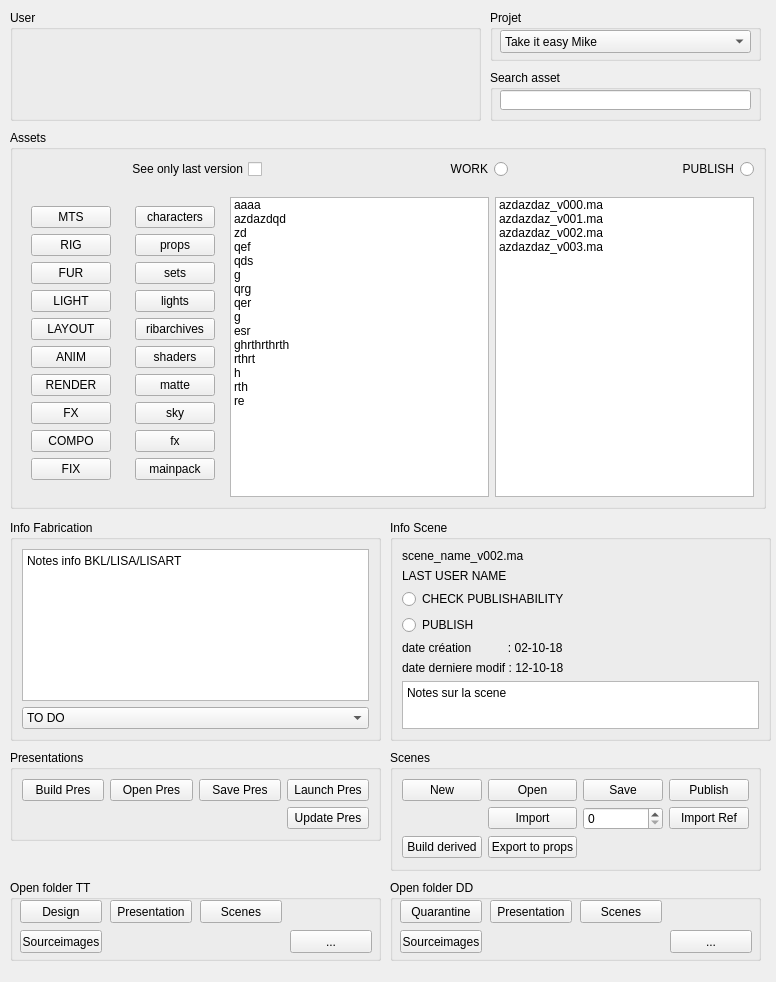
<?xml version="1.0" encoding="UTF-8"?>
<ui version="4.0">
 <class>Form</class>
 <widget class="QWidget" name="Form">
  <property name="geometry">
   <rect>
    <x>0</x>
    <y>0</y>
    <width>776</width>
    <height>982</height>
   </rect>
  </property>
  <property name="windowTitle">
   <string>Form</string>
  </property>
  <widget class="QGroupBox" name="groupBox">
   <property name="geometry">
    <rect>
     <x>10</x>
     <y>10</y>
     <width>471</width>
     <height>111</height>
    </rect>
   </property>
   <property name="title">
    <string>User</string>
   </property>
  </widget>
  <widget class="QGroupBox" name="groupBox_2">
   <property name="geometry">
    <rect>
     <x>490</x>
     <y>10</y>
     <width>271</width>
     <height>51</height>
    </rect>
   </property>
   <property name="title">
    <string>Projet</string>
   </property>
   <widget class="QComboBox" name="cb_history">
    <property name="geometry">
     <rect>
      <x>10</x>
      <y>20</y>
      <width>251</width>
      <height>23</height>
     </rect>
    </property>
    <property name="minimumSize">
     <size>
      <width>0</width>
      <height>23</height>
     </size>
    </property>
    <property name="toolTip">
     <string>Historique</string>
    </property>
    <item>
     <property name="text">
      <string>Take it easy Mike</string>
     </property>
    </item>
   </widget>
  </widget>
  <widget class="QGroupBox" name="groupBox_3">
   <property name="geometry">
    <rect>
     <x>10</x>
     <y>130</y>
     <width>756</width>
     <height>379</height>
    </rect>
   </property>
   <property name="title">
    <string>Assets</string>
   </property>
   <property name="checkable">
    <bool>false</bool>
   </property>
   <layout class="QVBoxLayout" name="verticalLayout_2">
    <property name="spacing">
     <number>0</number>
    </property>
    <property name="margin">
     <number>0</number>
    </property>
    <item>
     <widget class="QWidget" name="widget_4" native="true">
      <property name="layoutDirection">
       <enum>Qt::RightToLeft</enum>
      </property>
      <property name="autoFillBackground">
       <bool>false</bool>
      </property>
      <layout class="QHBoxLayout" name="horizontalLayout">
       <item>
        <widget class="QRadioButton" name="radioButton_4">
         <property name="text">
          <string>PUBLISH</string>
         </property>
        </widget>
       </item>
       <item>
        <widget class="QRadioButton" name="radioButton_3">
         <property name="text">
          <string>WORK</string>
         </property>
        </widget>
       </item>
       <item>
        <widget class="QCheckBox" name="checkBox">
         <property name="text">
          <string>See only last version</string>
         </property>
        </widget>
       </item>
      </layout>
     </widget>
    </item>
    <item>
     <widget class="QWidget" name="widget_3" native="true">
      <layout class="QHBoxLayout" name="horizontalLayout_2">
       <item>
        <widget class="QWidget" name="widget" native="true">
         <layout class="QVBoxLayout" name="verticalLayout_3">
          <item>
           <widget class="QPushButton" name="pushButton_33">
            <property name="text">
             <string>MTS</string>
            </property>
            <property name="checkable">
             <bool>true</bool>
            </property>
            <property name="autoExclusive">
             <bool>true</bool>
            </property>
           </widget>
          </item>
          <item>
           <widget class="QPushButton" name="pushButton_34">
            <property name="text">
             <string>RIG</string>
            </property>
            <property name="checkable">
             <bool>true</bool>
            </property>
            <property name="autoExclusive">
             <bool>true</bool>
            </property>
           </widget>
          </item>
          <item>
           <widget class="QPushButton" name="pushButton_35">
            <property name="text">
             <string>FUR</string>
            </property>
            <property name="checkable">
             <bool>true</bool>
            </property>
            <property name="autoExclusive">
             <bool>true</bool>
            </property>
           </widget>
          </item>
          <item>
           <widget class="QPushButton" name="pushButton_36">
            <property name="text">
             <string>LIGHT</string>
            </property>
            <property name="checkable">
             <bool>true</bool>
            </property>
            <property name="autoExclusive">
             <bool>true</bool>
            </property>
           </widget>
          </item>
          <item>
           <widget class="QPushButton" name="pushButton_37">
            <property name="text">
             <string>LAYOUT</string>
            </property>
            <property name="checkable">
             <bool>true</bool>
            </property>
            <property name="autoExclusive">
             <bool>true</bool>
            </property>
           </widget>
          </item>
          <item>
           <widget class="QPushButton" name="pushButton_38">
            <property name="text">
             <string>ANIM</string>
            </property>
            <property name="checkable">
             <bool>true</bool>
            </property>
            <property name="autoExclusive">
             <bool>true</bool>
            </property>
           </widget>
          </item>
          <item>
           <widget class="QPushButton" name="pushButton_39">
            <property name="text">
             <string>RENDER</string>
            </property>
            <property name="checkable">
             <bool>true</bool>
            </property>
            <property name="autoExclusive">
             <bool>true</bool>
            </property>
           </widget>
          </item>
          <item>
           <widget class="QPushButton" name="pushButton_40">
            <property name="text">
             <string>FX</string>
            </property>
            <property name="checkable">
             <bool>true</bool>
            </property>
            <property name="autoExclusive">
             <bool>true</bool>
            </property>
           </widget>
          </item>
          <item>
           <widget class="QPushButton" name="pushButton_41">
            <property name="text">
             <string>COMPO</string>
            </property>
            <property name="checkable">
             <bool>true</bool>
            </property>
            <property name="autoExclusive">
             <bool>true</bool>
            </property>
           </widget>
          </item>
          <item>
           <widget class="QPushButton" name="pushButton_43">
            <property name="text">
             <string>FIX</string>
            </property>
            <property name="checkable">
             <bool>true</bool>
            </property>
            <property name="autoExclusive">
             <bool>true</bool>
            </property>
           </widget>
          </item>
         </layout>
        </widget>
       </item>
       <item>
        <widget class="QWidget" name="widget_2" native="true">
         <layout class="QVBoxLayout" name="verticalLayout_4">
          <item>
           <widget class="QPushButton" name="pushButton_42">
            <property name="text">
             <string>characters</string>
            </property>
            <property name="checkable">
             <bool>true</bool>
            </property>
            <property name="autoExclusive">
             <bool>true</bool>
            </property>
           </widget>
          </item>
          <item>
           <widget class="QPushButton" name="pushButton_44">
            <property name="text">
             <string>props</string>
            </property>
            <property name="checkable">
             <bool>true</bool>
            </property>
            <property name="autoExclusive">
             <bool>true</bool>
            </property>
           </widget>
          </item>
          <item>
           <widget class="QPushButton" name="pushButton_45">
            <property name="text">
             <string>sets</string>
            </property>
            <property name="checkable">
             <bool>true</bool>
            </property>
            <property name="autoExclusive">
             <bool>true</bool>
            </property>
           </widget>
          </item>
          <item>
           <widget class="QPushButton" name="pushButton_46">
            <property name="text">
             <string>lights</string>
            </property>
            <property name="checkable">
             <bool>true</bool>
            </property>
            <property name="autoExclusive">
             <bool>true</bool>
            </property>
           </widget>
          </item>
          <item>
           <widget class="QPushButton" name="pushButton_47">
            <property name="text">
             <string>ribarchives</string>
            </property>
            <property name="checkable">
             <bool>true</bool>
            </property>
            <property name="autoExclusive">
             <bool>true</bool>
            </property>
           </widget>
          </item>
          <item>
           <widget class="QPushButton" name="pushButton_48">
            <property name="text">
             <string>shaders</string>
            </property>
            <property name="checkable">
             <bool>true</bool>
            </property>
            <property name="autoExclusive">
             <bool>true</bool>
            </property>
           </widget>
          </item>
          <item>
           <widget class="QPushButton" name="pushButton_49">
            <property name="text">
             <string>matte</string>
            </property>
            <property name="checkable">
             <bool>true</bool>
            </property>
            <property name="autoExclusive">
             <bool>true</bool>
            </property>
           </widget>
          </item>
          <item>
           <widget class="QPushButton" name="pushButton_50">
            <property name="text">
             <string>sky</string>
            </property>
            <property name="checkable">
             <bool>true</bool>
            </property>
            <property name="autoExclusive">
             <bool>true</bool>
            </property>
           </widget>
          </item>
          <item>
           <widget class="QPushButton" name="pushButton_51">
            <property name="text">
             <string>fx</string>
            </property>
            <property name="checkable">
             <bool>true</bool>
            </property>
            <property name="autoExclusive">
             <bool>true</bool>
            </property>
           </widget>
          </item>
          <item>
           <widget class="QPushButton" name="pushButton_52">
            <property name="text">
             <string>mainpack</string>
            </property>
            <property name="checkable">
             <bool>true</bool>
            </property>
            <property name="autoExclusive">
             <bool>true</bool>
            </property>
           </widget>
          </item>
         </layout>
        </widget>
       </item>
       <item>
        <widget class="QListWidget" name="listWidget">
         <item>
          <property name="text">
           <string>aaaa</string>
          </property>
         </item>
         <item>
          <property name="text">
           <string>azdazdqd</string>
          </property>
         </item>
         <item>
          <property name="text">
           <string>zd</string>
          </property>
         </item>
         <item>
          <property name="text">
           <string>qef</string>
          </property>
         </item>
         <item>
          <property name="text">
           <string>qds</string>
          </property>
         </item>
         <item>
          <property name="text">
           <string>g</string>
          </property>
         </item>
         <item>
          <property name="text">
           <string>qrg</string>
          </property>
         </item>
         <item>
          <property name="text">
           <string>qer</string>
          </property>
         </item>
         <item>
          <property name="text">
           <string>g</string>
          </property>
         </item>
         <item>
          <property name="text">
           <string>esr</string>
          </property>
         </item>
         <item>
          <property name="text">
           <string>ghrthrthrth</string>
          </property>
         </item>
         <item>
          <property name="text">
           <string>rthrt</string>
          </property>
         </item>
         <item>
          <property name="text">
           <string>h</string>
          </property>
         </item>
         <item>
          <property name="text">
           <string>rth</string>
          </property>
         </item>
         <item>
          <property name="text">
           <string>re</string>
          </property>
         </item>
        </widget>
       </item>
       <item>
        <widget class="QListWidget" name="listWidget_2">
         <item>
          <property name="text">
           <string>azdazdaz_v000.ma</string>
          </property>
         </item>
         <item>
          <property name="text">
           <string>azdazdaz_v001.ma</string>
          </property>
         </item>
         <item>
          <property name="text">
           <string>azdazdaz_v002.ma</string>
          </property>
         </item>
         <item>
          <property name="text">
           <string>azdazdaz_v003.ma</string>
          </property>
         </item>
        </widget>
       </item>
      </layout>
     </widget>
    </item>
   </layout>
  </widget>
  <widget class="QGroupBox" name="groupBox_4">
   <property name="geometry">
    <rect>
     <x>490</x>
     <y>70</y>
     <width>271</width>
     <height>51</height>
    </rect>
   </property>
   <property name="title">
    <string>Search asset</string>
   </property>
   <widget class="QLineEdit" name="lineEdit">
    <property name="geometry">
     <rect>
      <x>10</x>
      <y>20</y>
      <width>251</width>
      <height>20</height>
     </rect>
    </property>
   </widget>
  </widget>
  <widget class="QGroupBox" name="groupBox_5">
   <property name="geometry">
    <rect>
     <x>10</x>
     <y>750</y>
     <width>371</width>
     <height>91</height>
    </rect>
   </property>
   <property name="title">
    <string>Presentations</string>
   </property>
   <layout class="QGridLayout" name="gridLayout">
    <item row="0" column="0">
     <widget class="QPushButton" name="pushButton_6">
      <property name="text">
       <string>Build Pres</string>
      </property>
     </widget>
    </item>
    <item row="0" column="1">
     <widget class="QPushButton" name="pushButton_12">
      <property name="text">
       <string>Open Pres</string>
      </property>
     </widget>
    </item>
    <item row="0" column="2">
     <widget class="QPushButton" name="pushButton_13">
      <property name="text">
       <string>Save Pres</string>
      </property>
     </widget>
    </item>
    <item row="0" column="3">
     <widget class="QPushButton" name="pushButton_7">
      <property name="text">
       <string>Launch Pres</string>
      </property>
     </widget>
    </item>
    <item row="1" column="3">
     <widget class="QPushButton" name="pushButton_8">
      <property name="text">
       <string>Update Pres</string>
      </property>
     </widget>
    </item>
   </layout>
  </widget>
  <widget class="QGroupBox" name="groupBox_6">
   <property name="geometry">
    <rect>
     <x>390</x>
     <y>750</y>
     <width>371</width>
     <height>121</height>
    </rect>
   </property>
   <property name="title">
    <string>Scenes</string>
   </property>
   <layout class="QGridLayout" name="gridLayout_3">
    <item row="0" column="0">
     <widget class="QPushButton" name="pushButton_9">
      <property name="text">
       <string>New</string>
      </property>
     </widget>
    </item>
    <item row="0" column="1">
     <widget class="QPushButton" name="pushButton_3">
      <property name="text">
       <string>Open</string>
      </property>
     </widget>
    </item>
    <item row="0" column="2">
     <widget class="QPushButton" name="pushButton_4">
      <property name="text">
       <string>Save</string>
      </property>
     </widget>
    </item>
    <item row="0" column="3">
     <widget class="QPushButton" name="pushButton_5">
      <property name="text">
       <string>Publish</string>
      </property>
     </widget>
    </item>
    <item row="1" column="1">
     <widget class="QPushButton" name="pushButton_11">
      <property name="text">
       <string>Import</string>
      </property>
     </widget>
    </item>
    <item row="1" column="2">
     <widget class="QSpinBox" name="spinBox"/>
    </item>
    <item row="1" column="3">
     <widget class="QPushButton" name="pushButton_2">
      <property name="text">
       <string>Import Ref</string>
      </property>
     </widget>
    </item>
    <item row="2" column="0">
     <widget class="QPushButton" name="pushButton_10">
      <property name="text">
       <string>Build derived</string>
      </property>
     </widget>
    </item>
    <item row="2" column="1">
     <widget class="QPushButton" name="pushButton">
      <property name="text">
       <string>Export to props</string>
      </property>
     </widget>
    </item>
   </layout>
  </widget>
  <widget class="QGroupBox" name="groupBox_7">
   <property name="geometry">
    <rect>
     <x>10</x>
     <y>880</y>
     <width>371</width>
     <height>81</height>
    </rect>
   </property>
   <property name="title">
    <string>Open folder TT</string>
   </property>
   <widget class="QPushButton" name="pushButton_19">
    <property name="geometry">
     <rect>
      <x>10</x>
      <y>20</y>
      <width>82</width>
      <height>23</height>
     </rect>
    </property>
    <property name="text">
     <string>Design</string>
    </property>
   </widget>
   <widget class="QPushButton" name="pushButton_21">
    <property name="geometry">
     <rect>
      <x>100</x>
      <y>20</y>
      <width>82</width>
      <height>23</height>
     </rect>
    </property>
    <property name="text">
     <string>Presentation</string>
    </property>
   </widget>
   <widget class="QPushButton" name="pushButton_22">
    <property name="geometry">
     <rect>
      <x>190</x>
      <y>20</y>
      <width>82</width>
      <height>23</height>
     </rect>
    </property>
    <property name="text">
     <string>Scenes</string>
    </property>
   </widget>
   <widget class="QPushButton" name="pushButton_26">
    <property name="geometry">
     <rect>
      <x>280</x>
      <y>50</y>
      <width>82</width>
      <height>23</height>
     </rect>
    </property>
    <property name="text">
     <string>...</string>
    </property>
   </widget>
   <widget class="QPushButton" name="pushButton_27">
    <property name="geometry">
     <rect>
      <x>10</x>
      <y>50</y>
      <width>82</width>
      <height>23</height>
     </rect>
    </property>
    <property name="text">
     <string>Sourceimages</string>
    </property>
   </widget>
  </widget>
  <widget class="QGroupBox" name="groupBox_8">
   <property name="geometry">
    <rect>
     <x>390</x>
     <y>880</y>
     <width>371</width>
     <height>81</height>
    </rect>
   </property>
   <property name="title">
    <string>Open folder DD</string>
   </property>
   <widget class="QPushButton" name="pushButton_28">
    <property name="geometry">
     <rect>
      <x>100</x>
      <y>20</y>
      <width>82</width>
      <height>23</height>
     </rect>
    </property>
    <property name="text">
     <string>Presentation</string>
    </property>
   </widget>
   <widget class="QPushButton" name="pushButton_29">
    <property name="geometry">
     <rect>
      <x>190</x>
      <y>20</y>
      <width>82</width>
      <height>23</height>
     </rect>
    </property>
    <property name="text">
     <string>Scenes</string>
    </property>
   </widget>
   <widget class="QPushButton" name="pushButton_30">
    <property name="geometry">
     <rect>
      <x>280</x>
      <y>50</y>
      <width>82</width>
      <height>23</height>
     </rect>
    </property>
    <property name="text">
     <string>...</string>
    </property>
   </widget>
   <widget class="QPushButton" name="pushButton_31">
    <property name="geometry">
     <rect>
      <x>10</x>
      <y>50</y>
      <width>82</width>
      <height>23</height>
     </rect>
    </property>
    <property name="text">
     <string>Sourceimages</string>
    </property>
   </widget>
   <widget class="QPushButton" name="pushButton_32">
    <property name="geometry">
     <rect>
      <x>10</x>
      <y>20</y>
      <width>82</width>
      <height>23</height>
     </rect>
    </property>
    <property name="text">
     <string>Quarantine</string>
    </property>
   </widget>
  </widget>
  <widget class="QGroupBox" name="groupBox_9">
   <property name="geometry">
    <rect>
     <x>10</x>
     <y>520</y>
     <width>371</width>
     <height>221</height>
    </rect>
   </property>
   <property name="title">
    <string>Info Fabrication</string>
   </property>
   <layout class="QVBoxLayout" name="verticalLayout">
    <item>
     <widget class="QPlainTextEdit" name="plainTextEdit">
      <property name="plainText">
       <string>Notes info BKL/LISA/LISART</string>
      </property>
     </widget>
    </item>
    <item>
     <widget class="QComboBox" name="comboBox">
      <item>
       <property name="text">
        <string>TO DO</string>
       </property>
      </item>
      <item>
       <property name="text">
        <string>WIP</string>
       </property>
      </item>
      <item>
       <property name="text">
        <string>WFA</string>
       </property>
      </item>
      <item>
       <property name="text">
        <string>RTK</string>
       </property>
      </item>
      <item>
       <property name="text">
        <string>OK</string>
       </property>
      </item>
      <item>
       <property name="text">
        <string>PUBLISH</string>
       </property>
      </item>
     </widget>
    </item>
   </layout>
  </widget>
  <widget class="QGroupBox" name="groupBox_10">
   <property name="geometry">
    <rect>
     <x>390</x>
     <y>520</y>
     <width>381</width>
     <height>221</height>
    </rect>
   </property>
   <property name="title">
    <string>Info Scene</string>
   </property>
   <layout class="QVBoxLayout" name="verticalLayout_5">
    <item>
     <widget class="QLabel" name="label_2">
      <property name="text">
       <string>scene_name_v002.ma</string>
      </property>
     </widget>
    </item>
    <item>
     <widget class="QLabel" name="label">
      <property name="text">
       <string>LAST USER NAME</string>
      </property>
     </widget>
    </item>
    <item>
     <widget class="QRadioButton" name="radioButton_5">
      <property name="text">
       <string>CHECK PUBLISHABILITY</string>
      </property>
      <property name="autoExclusive">
       <bool>false</bool>
      </property>
     </widget>
    </item>
    <item>
     <widget class="QRadioButton" name="radioButton_6">
      <property name="text">
       <string>PUBLISH</string>
      </property>
      <property name="autoExclusive">
       <bool>false</bool>
      </property>
     </widget>
    </item>
    <item>
     <widget class="QLabel" name="label_3">
      <property name="text">
       <string>date création           : 02-10-18</string>
      </property>
     </widget>
    </item>
    <item>
     <widget class="QLabel" name="label_4">
      <property name="text">
       <string>date derniere modif : 12-10-18</string>
      </property>
     </widget>
    </item>
    <item>
     <widget class="QPlainTextEdit" name="plainTextEdit_3">
      <property name="plainText">
       <string>Notes sur la scene</string>
      </property>
     </widget>
    </item>
   </layout>
  </widget>
 </widget>
 <resources/>
 <connections/>
</ui>
